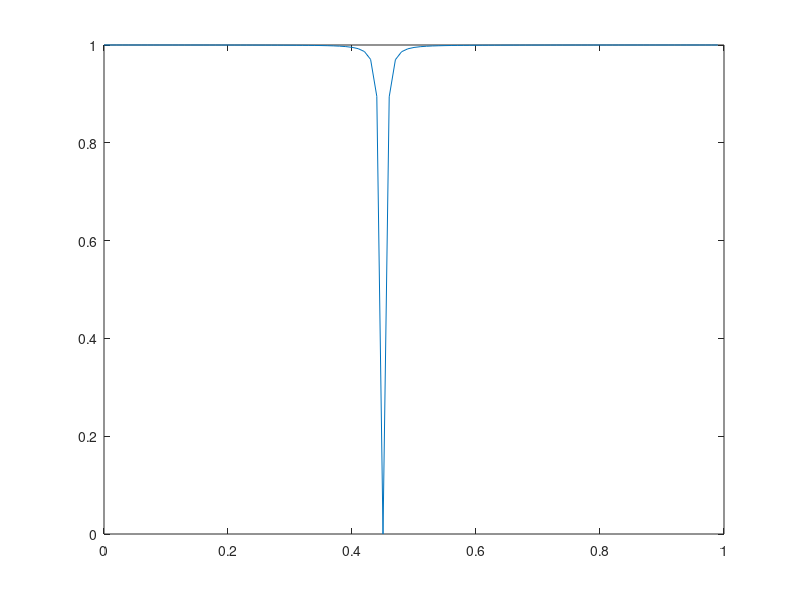
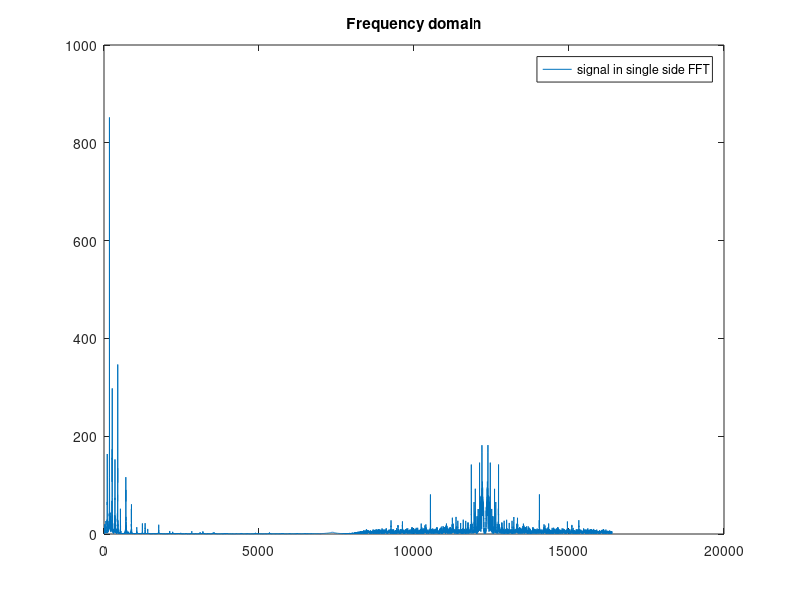
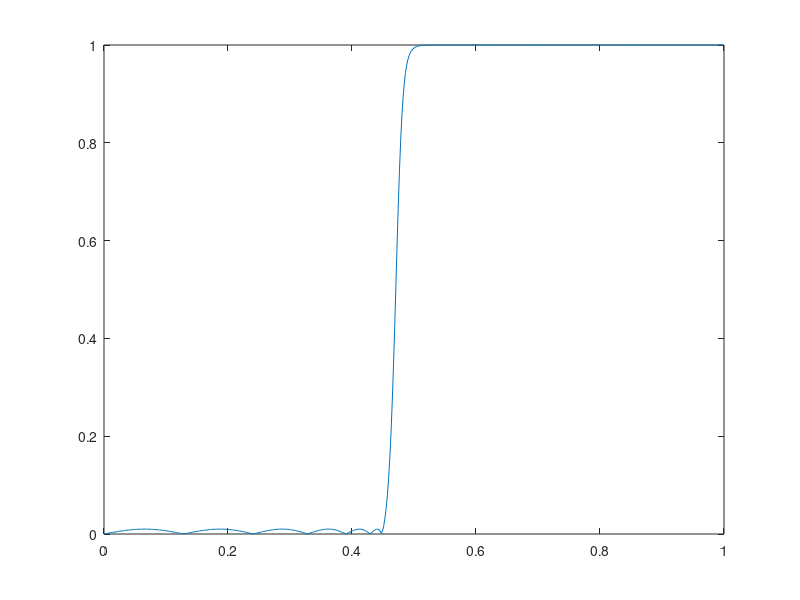
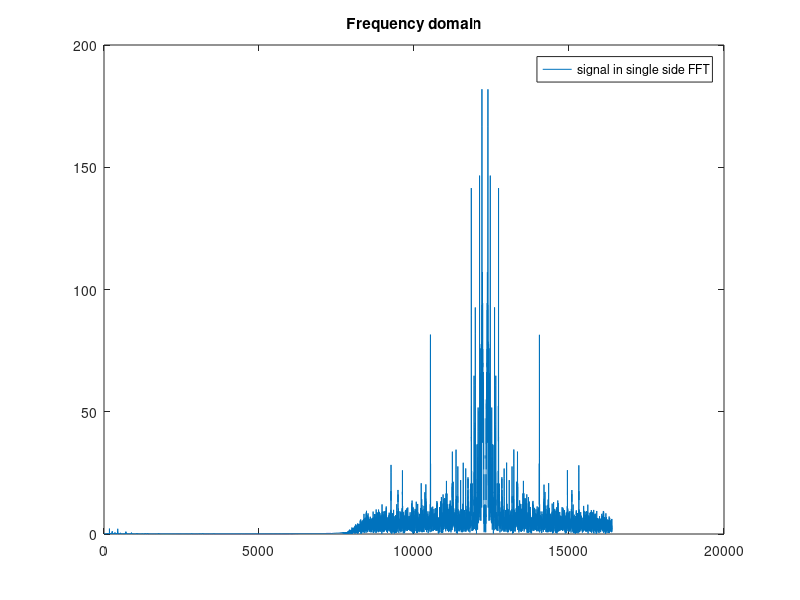

Source code (MATLAB) for these figures, in order:
%second order notch filter, block A
clc
clear all
close all

load('projsignal1.mat');
%this is the input
rs = rs(1:25E3);%only take the first 25000 data point
fs1 = 32.768e3;
%beta = cos(2*pi*(4915/fs1));
beta = cos(2*pi*(7372.8/fs1));
notch_bw = 0.01*pi;%changed to a wider bandwidth
alpha = (1/cos(notch_bw)) - sqrt((1)/((cos(notch_bw))^2)-1);



num_A  = ((1+alpha)/2).*[1 -2*beta 1];
dem_A = [1 -beta*(1+alpha) alpha];

%filter characteristic
[hA, wA] = freqz(num_A, dem_A, 1E2);
%magnitude plot
plot(wA/pi, abs(hA));



r1r2 = filter(num_A, dem_A, rs);

figure;
N=25000;
X1_mags = abs(fft(r1r2));
fax_bins = [0 : N-1]; %frequency axis in bins
N_2 = ceil(N/2);
plot(fax_bins(1:N_2)*fs1/N, X1_mags(1:N_2));
legend('signal in single side FFT');
title('Frequency domain');

%%now we want a lowpass filter to filter out high frequency
%%to get r1


figure;
%We want to filter the 
dp=0.01; ds=0.01;
%peak passband ripple and minimum stopband attenuation in dB
ap=-20*log10(1-dp); as=-20*log10(ds);


ws = (2* 8192/fs1)-0.05;
wp = 2* 8192/fs1;%passband

[ordD, ~] = cheb2ord(wp, ws, ap, as);
[num_D, dem_D] = cheby2(ordD, as, ws, 'high');
[hD, wD] = freqz(num_D, dem_D);
plot(wD/pi, abs(hD));


r2 = filter(num_D, dem_D, r1r2);

figure;
N=25000;
X1_mags = abs(fft(r2));
fax_bins = [0 : N-1]; %frequency axis in bins
N_2 = ceil(N/2);
plot(fax_bins(1:N_2)*fs1/N, X1_mags(1:N_2));
legend('signal in single side FFT');
title('Frequency domain');
sound(r2, fs1);


%H1 analysis
figure;
num_H1 = conv(num_A, num_D);
dem_H1 = conv(dem_A, dem_D);
[hH1, wH1] = freqz(num_H1, dem_H1);
plot(wH1/pi, abs(hH1));






